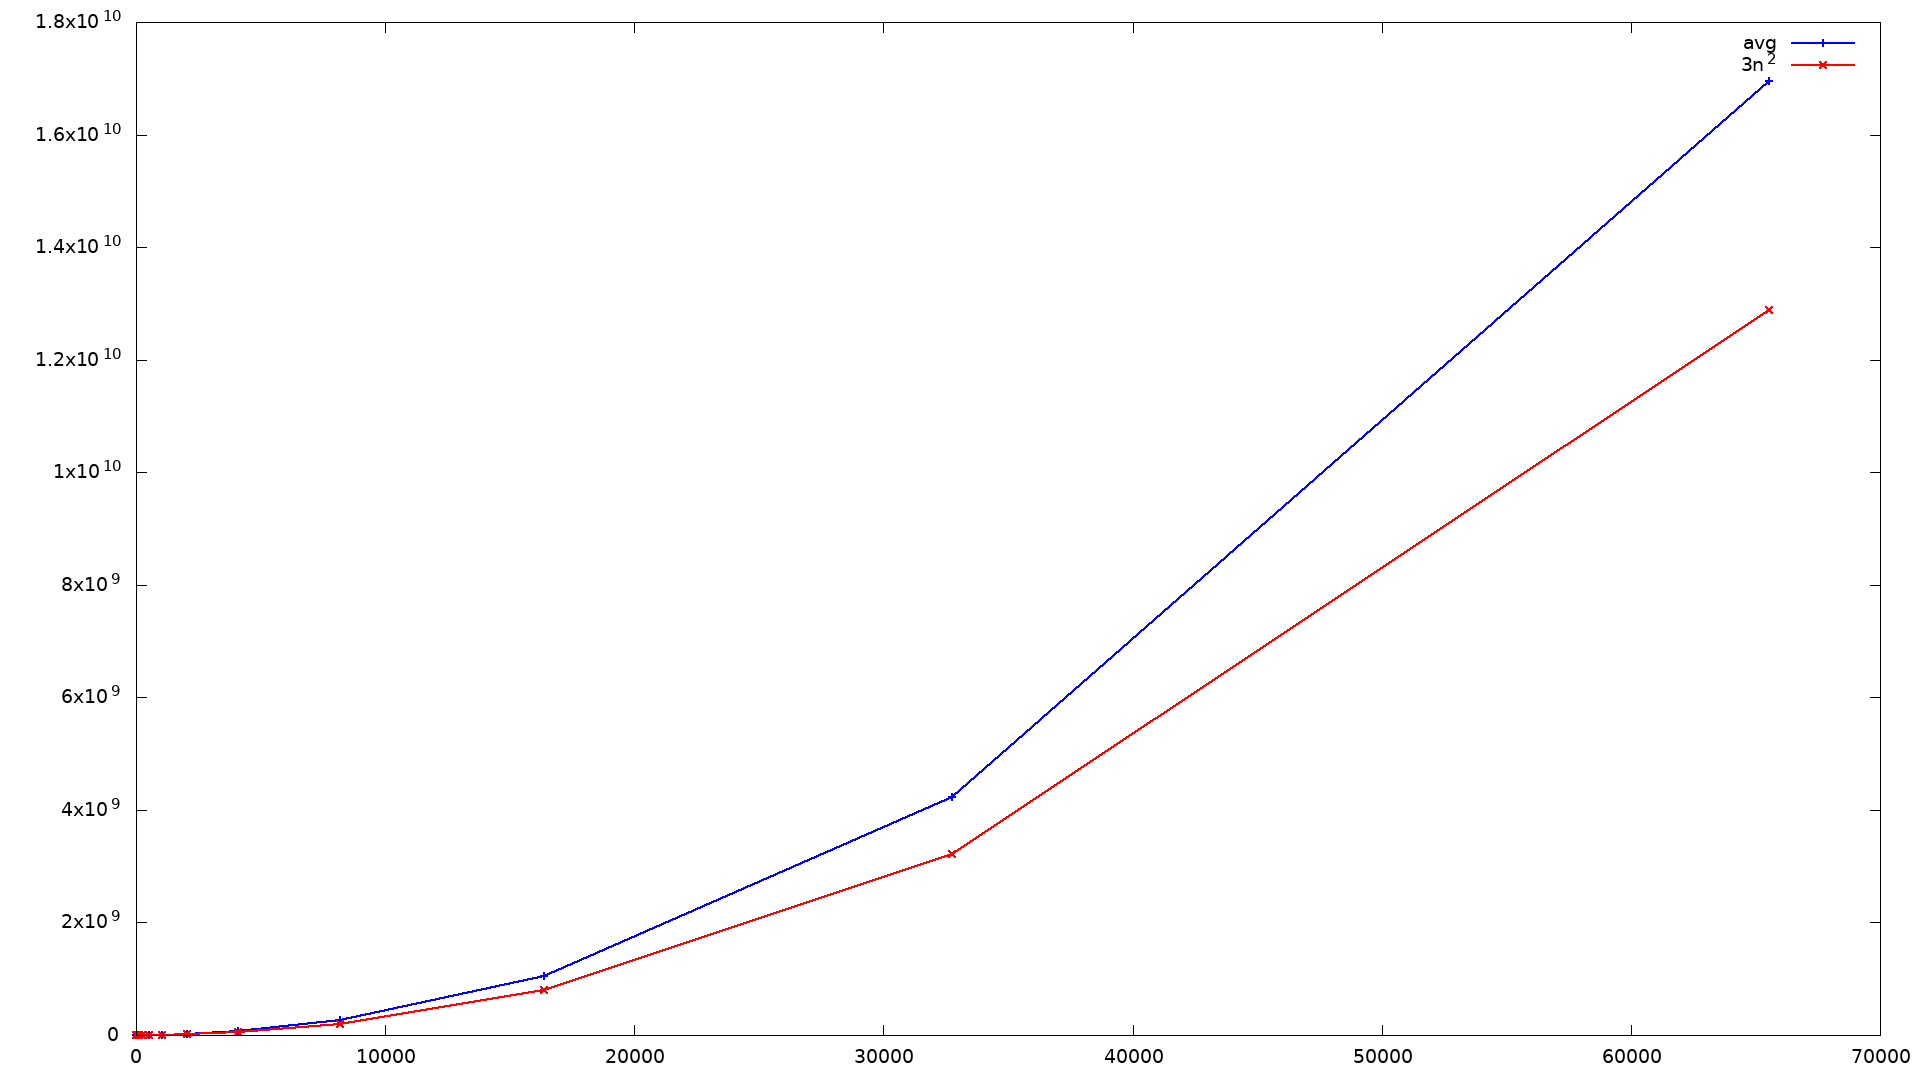

The gnuplot source for this figure:
set term jpeg size 1920,1080 font 'arial,14'
set output 'avg-vs-3n^2.jpg'
plot 'avg.txt' with linespoints lc 'blue' lw 2 title 'avg', '3NSQ.txt' with linespoints lc 'red' lw 2 title '3n^2'